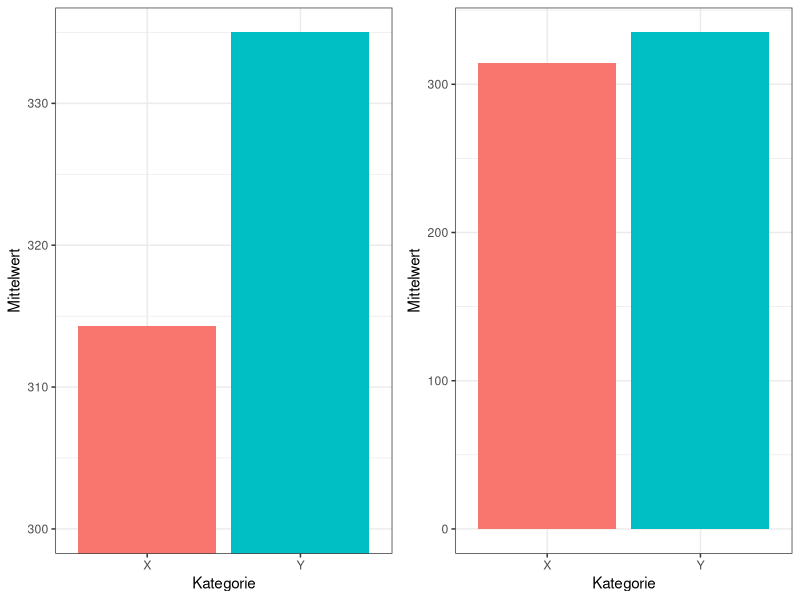
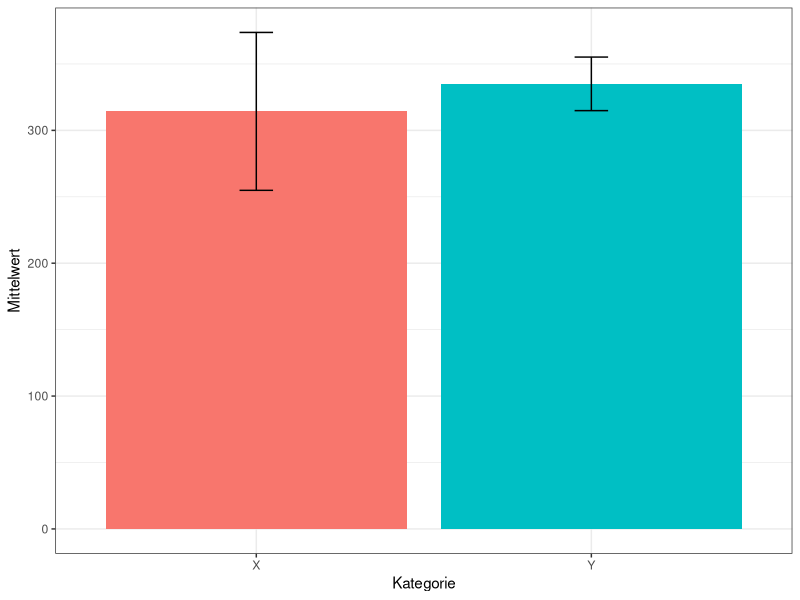
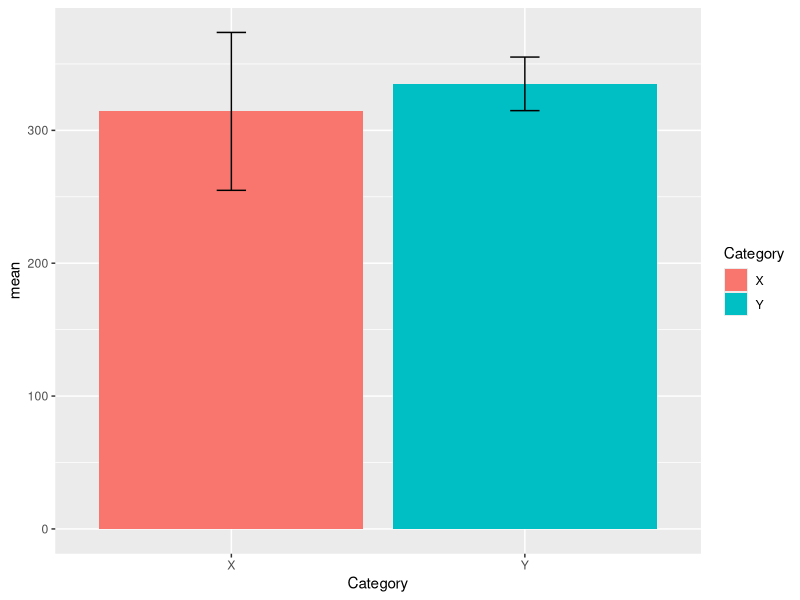
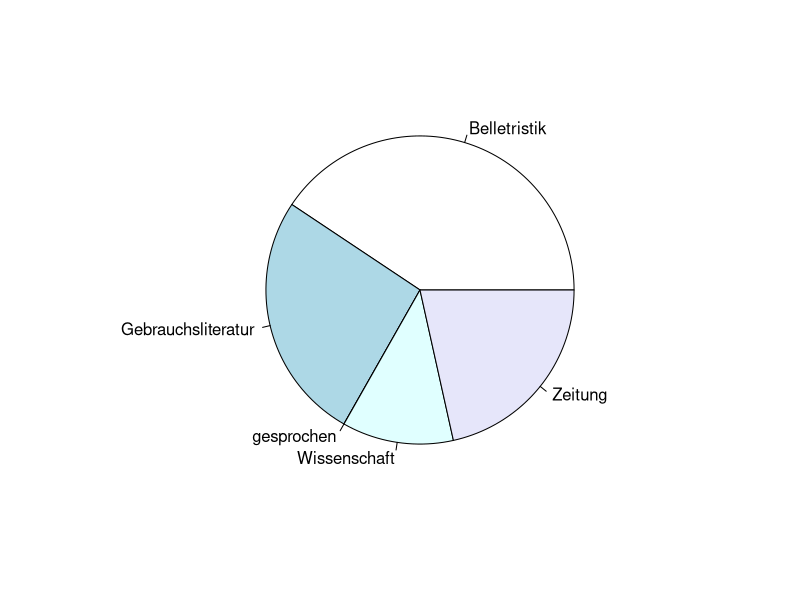
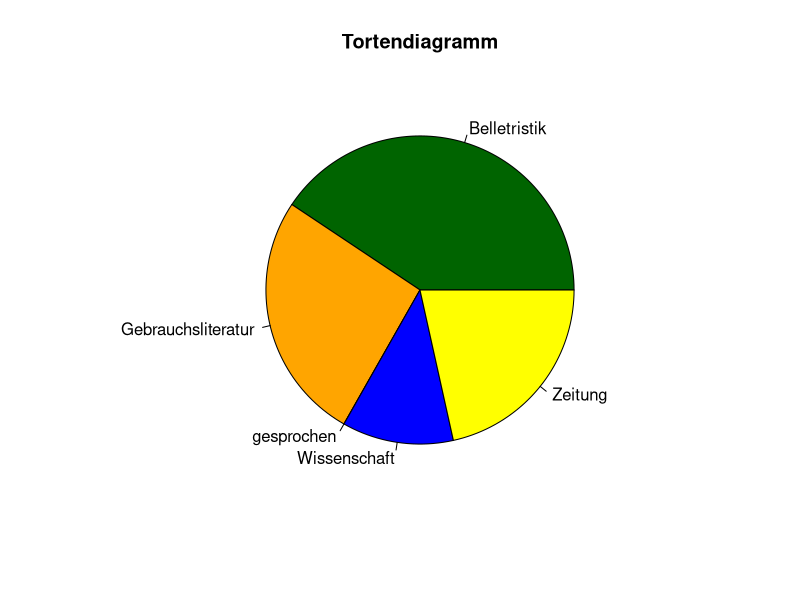
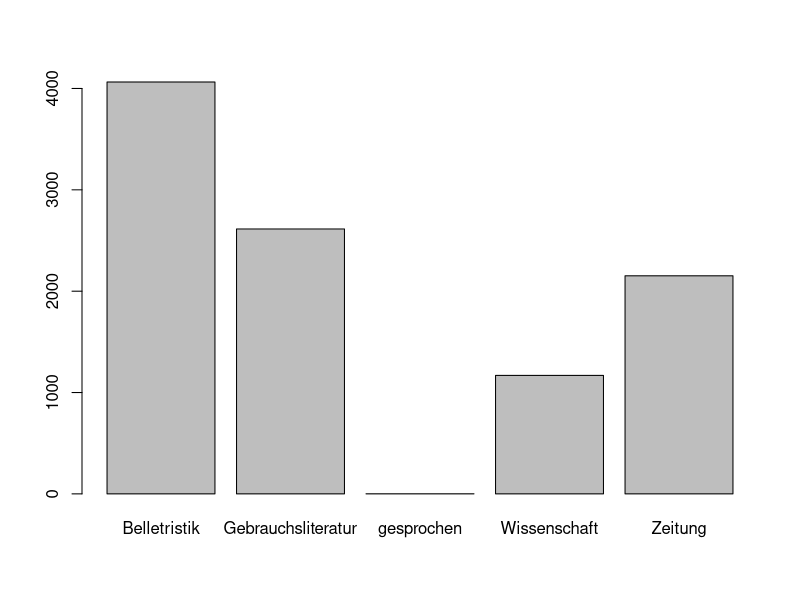
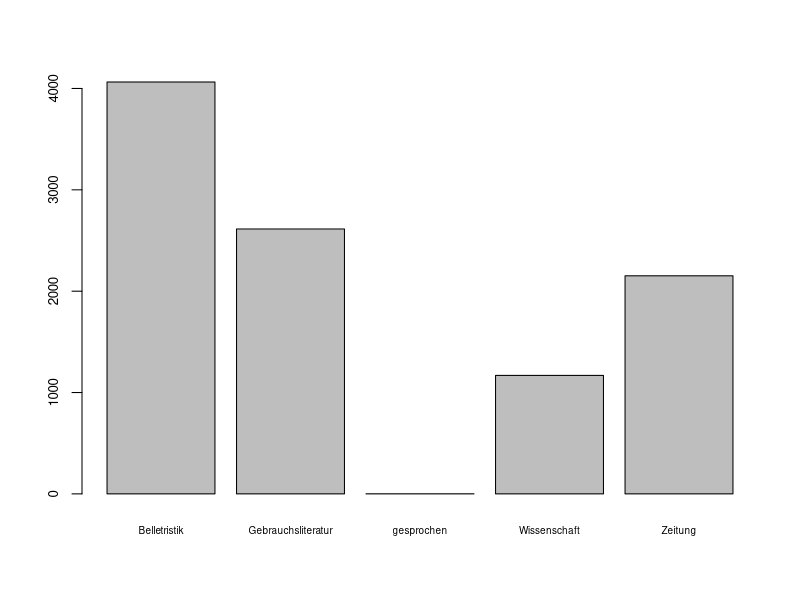
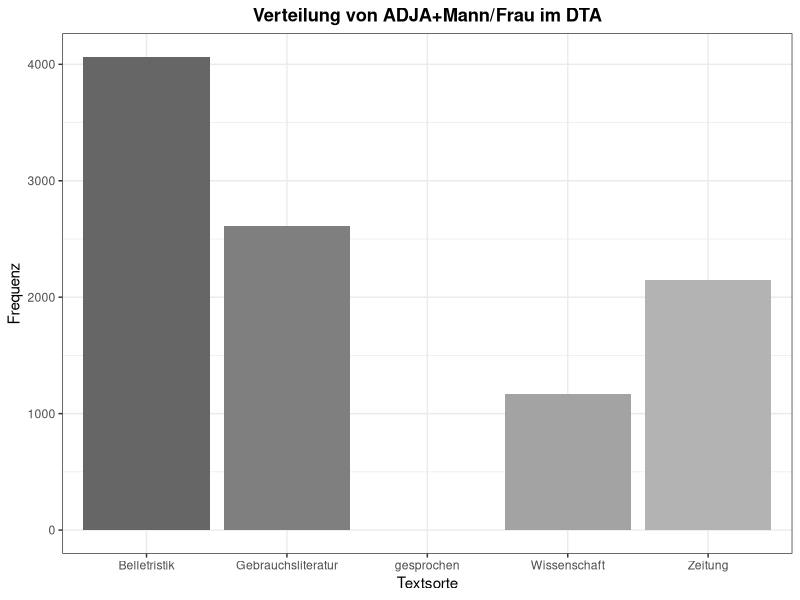

These charts were generated, in order, by the following R code:
# Pakete installieren bzw. laden
sapply(c("dplyr", "ggplot2", "scales", "reshape2", "gridExtra"), function(x) 
  if(!is.element(x, installed.packages())) install.packages(x, dependencies = T))

lapply(list("dplyr", "ggplot2", "scales", "reshape2", "gridExtra"), require, character.only=T)

# Optionen
options(stringsAsFactors = F)


#############################################
### TEIL 1: PRINZIPIEN DER VISUALISIERUNG ###
#############################################

# Hinweis: Die folgenden Plots dienen nur der Veranschaulichung dessen, was im
# Tutorial erklaert wird. Sie sind z.T. relativ kompliziert und ich gebe nur wenige
# Erlaeuterungen dazu; im naechsten Abschnitt (Teil 2: Einfache Plots erstellen)
# stelle ich systematisch grundlegende Plot-Funktionen vor und biete ausfuehrliche
# Erklaerungen (auch im Tutorial selbst).


# fiktive Daten generieren
df <- data.frame(X = c(250, 330, 270, 350, 380, 230, 390), 
                 Y = c(330, 330, 340, 370, 350, 325, 300))

# Daten zusammenfassen: Dataframe mit Mittelwert, Standardabweichung, Konfidenzintervallen
df2 <- df %>% melt(variable.name = "Category", value.name = "Count") %>% group_by(Category) %>% summarise(
  mean = mean(Count),
  sd = sd(Count),
  se = sqrt(var(Count)/length(Count)),
  t.val = qt(0.025, df = (length(Count)-1), lower.tail=F),
  ci = se*t.val
)

# einfacher Barplot, der zeigt, wie wichtig die Dimensionen der y-Achse sind
p1 <- ggplot(df2, aes(x = Category, y = mean, fill = Category)) + geom_bar(stat="identity") +
  scale_y_continuous(limits=c(300,335),oob = rescale_none) + ylab("Mittelwert") + xlab("Kategorie") +
  guides(fill = F) + theme_bw()

p2 <- ggplot(df2, aes(x = Category, y = mean, fill = Category)) + geom_bar(stat="identity") +
  ylab("Mittelwert") + xlab("Kategorie") +
  guides(fill = F) + theme_bw()

# beide Plots nebeneinander:
grid.arrange(p1, p2, ncol=2)

# Plot mit Standardabweichung:
ggplot(df2, aes(x = Category, y = mean, fill = Category)) + geom_bar(stat = "identity") +
  geom_errorbar(aes(ymin = mean-ci, ymax = mean+ci), width=.1) +
  ylab("Mittelwert") + xlab("Kategorie") + guides(fill = F) + theme_bw()
# ggsave("plot_mit_cis.png") # zum Speichern bitte "ent-kommentieren" (Strg+Umschalt+C)

# Plot mit 95%-Konfidenzintervallen
# (d.h., vereinfacht gesagt: bei einer Stichprobe können wir mit 95%iger Sicherheit davon 
# ausgehen, dass die tatsächliche Verteilung irgendwo in diesem Bereich liegt)
ggplot(df2, aes(x = Category, y = mean, fill = Category)) + geom_bar(stat = "identity") +
  geom_errorbar(aes(ymin = mean-ci, ymax = mean+ci), width=.1)



###################################
### TEIL 2: DIAGRAMME ERSTELLEN ###
###################################

# Daten einlesen
mannfrau <- rbind(mutate(read.csv("adja_mann.csv", fileEncoding = "UTF-8"), df = "Mann"),
      mutate(read.csv("adja_frau.csv", fileEncoding = "UTF-8"), df = "Frau"))


# Tortendiagramm mit Base Graphics
mannfrau$Genre %>% table %>% pie

# Farben modifizieren und Überschrift hinzufuegen
mannfrau$Genre %>% table %>% pie(col = c("darkgreen", "orange", "red", "blue", "yellow"))
title("Tortendiagramm")

# Balkendiagramm mit Base Graphics
mannfrau$Genre %>% table %>% barplot

# Balkendiagramm mit verkleinerter Schriftgroesse der Argumentnamen und Achsenbeschriftungen
mannfrau$Genre %>% table %>% barplot(cex.names=0.6, cex.axis=0.8)

# Balkendiagramm mit ggplot2
mannfrau_df <- mannfrau$Genre %>% table %>% as.data.frame()
colnames(mannfrau_df) <- c("Textsorte", "Frequenz")

# einfacher Barplot mit Ueberschrift:
ggplot(mannfrau, aes(x = Genre, fill = Genre)) + geom_bar() +
  guides(fill = FALSE) + scale_fill_grey(start = 0.4, end = 0.7) +
  xlab("Textsorte") + ylab("Frequenz") + theme_bw() +
  ggtitle("Verteilung von ADJA+Mann/Frau im DTA") +
  theme(plot.title = element_text(face = "bold", hjust = 0.5))

# einfacher Barplot mit Ueberschrift und Kursivierung
ggplot(mannfrau, aes(x = Genre, fill = Genre)) + geom_bar() +
  guides(fill = FALSE) + scale_fill_grey(start = 0.4, end = 0.7) +
  xlab("Textsorte") + ylab("Frequenz") + theme_bw() +
  ggtitle(expression(paste(bold("Verteilung von ADJA+"), bolditalic("Mann/Frau"), bold(" im DTA"), collapse=""))) +
  theme(plot.title = element_text(hjust = .5))


# das Ganze als Funktion:
my_barplot <- function(mydata, mycolumn, title, ...) {
  
  # dieser Trick erlaubt uns, spaeter beim Aufrufen der Funktion
  # auf Anfuehrungszeichen zu verzichten:
  mycolumn <- as.character(substitute(mycolumn))
  
  # hier der eigentliche Code - wichtig: Wenn wir ggplot innerhalb einer Funktion
  # benutzen, muessen wir bei den aes-Parametern genau auf die Daten Bezug nehmen,
  # die wir benutzen, d.h. es genuegt nicht, z.B. x = mycolumn zu schreiben, 
  # sondern wir muessen den Dataframe angeben, zu dem die Spalte gehoert:
  p <- ggplot(mydata, aes(x = mydata[,which(colnames(mydata)==mycolumn)],
                        fill = mydata[,which(colnames(mydata)==mycolumn)])) + 
    geom_bar() +
    guides(fill = FALSE) + scale_fill_grey(start = 0.4, end = 0.7) + 
    theme_bw()
  
  # je nachdem, ob "title" spezifiziert ist, mit oder ohne Titel ausgeben:
  if(missing(title)) {
    return(p)
  } else {
    p <- p +
      ggtitle(title) +
      theme(plot.title = element_text(hjust = .5))
    return(p)
  }
  
}

# Funktion anwenden:
my_barplot(mydata = mannfrau, mycolumn = Genre, 
           title = expression(paste(bold("Verteilung von ADJA+"), 
                                    bolditalic("Mann/Frau"), 
                                    bold(" im DTA"), collapse=""))) +
  xlab("Textsorte") + ylab("Frequenz")




# Stacked Barplot mit Base Graphics
mannfrau %>% select(df, Genre) %>% table %>% prop.table(margin = 2) %>%  barplot()



# Stacked Barplot mit ggplot2
mf1 <- mannfrau %>% select(df, Genre) %>% table() %>% as.data.frame
mf2 <- mannfrau %>% select(df, Genre) %>% table() %>% prop.table(mar=2) %>% as.data.frame
mf1 <- mutate(mf1, Rel_Freq = mf2$Freq)

ggplot(mf1, aes(x = Genre, y = Rel_Freq, fill = df, label = Freq)) +
  geom_col() + 
  geom_text(data = subset(mf1, Freq>0), position=position_stack(vjust=0.5)) +
  ylab("Relative Frequenz") +
  guides(fill=guide_legend(title="Lemma"))


# Boxplot mit Base Graphics
boxplot(mf1$Freq~mf1$Genre, las=2)
title(expression(paste(bold("ADJA+"), bolditalic("Mann/Frau "), bold("nach Genre"), sep="")))

# mit par() kann man die Raender so anpassen, dass die
# Labels wieder sichtbar werden:
par(mar = c(10, 4, 4, 2) + 0.1) # siehe ?par unter "mar" fuer Defaultwerte;
                               # hier erhoehen wir den ersten Wert (= Rand unten)

boxplot(mf1$Freq~mf1$Genre, las=2)
title(expression(paste(bold("ADJA+"), bolditalic("Mann/Frau "), bold("nach Genre"), sep="")))
par(mar = c(5, 4, 4, 2) + 0.1) # zuruecksetzen auf Standardwerte

# ... oder mit schraegen Argumentnamen (fuer Fortgeschrittene):
par(xpd=T) # damit koennen wir auch ausserhalb des Plots selbst Elemente hinzufuegen,
           # was wir unten mit dem Text machen werden.

par(mar = c(7, 4, 4, 2) + 0.1)
boxplot(mf1$Freq~mf1$Genre, xaxt = "n")
text(x = seq(1, length(levels(factor(mf1$Genre))), by = 1), 
     y = rep(-150, 5), labels = levels(factor(mf1$Genre)), pos = 2,
     srt=45)
title(expression(paste(bold("ADJA+"), bolditalic("Mann/Frau "), bold("nach Genre"), sep="")))


# fuer Frau/Mann:
boxplot(mf1$Freq~mf1$df)
title(title(expression(paste(bold("ADJA+"), bolditalic("Mann/Frau "), bold("nach Geschlecht"), sep=""))))

# Boxplot mit ggplot2:
ggplot(mf1, aes(x = df, y = Freq)) + geom_boxplot()



## Scatterplot ##

# Daten einlesen
ion <- read.delim("ion_germanc.csv", quote = "")
all <- read.delim("germanc_tokens_per_year.csv", quote="")

# Tabelle: Frequenz ion-Bildungen pro Jahr
ion_table <- table(ion$text_year) %>% as.data.frame
colnames(ion_table) <- c("text_year", "N_ion")

# beide Tabellen mergen
all <- merge(all, ion_table, all.x = T)

# NAs durch 0 ersetzen
all[is.na(all)] <- 0

# Spalte mit relativen Frequenzen
all <- mutate(all, Freq_rel = N_ion / N)

# Jahres-Spalte als numerisch
all$text_year <- gsub("-.*", "", all$text_year)
all$text_year <- as.numeric(all$text_year)

# relative Frequenzen als Scatterplot
plot(all$text_year, all$Freq_rel*10000, xlab="Jahr", ylab = "Frequenz pro 10 000 W\u00f6rter",
     main = expression(paste(bold("Frequenz des Fremdsuffixes "), 
                             bolditalic("-ion"), bold(" im GerManC"), sep="")))
abline(lm(all$Freq_rel*10000 ~ all$text_year))


## Lineplot ##

# Spalte mit Dekaden hinzufuegen:
all$Jahrzehnt <- (floor(all$text_year/10)*10)+5

# abs. Frequenz pro Jahrzehnt:
all_decades <- all %>% group_by(Jahrzehnt) %>% summarise(
  n = sum(N),
  n_ion = sum(N_ion)
)

# rel. Frequenz pro Jahrzehnt:
all_decades <- mutate(all_decades, RelFreq = n_ion / n)


# plot
plot(all_decades$Jahrzehnt, all_decades$RelFreq, type="b",
     ylim = c(0, max(all_decades$RelFreq)), lwd = 2, pch = 20,
     ylab = "Relative Frequenz", xlab = "Jahrzehnt", 
     main = expression(paste(bold("Rel. Freq."),
                             bolditalic(" -ion"), bold(" nach Jahrzehnt"), sep="")))

